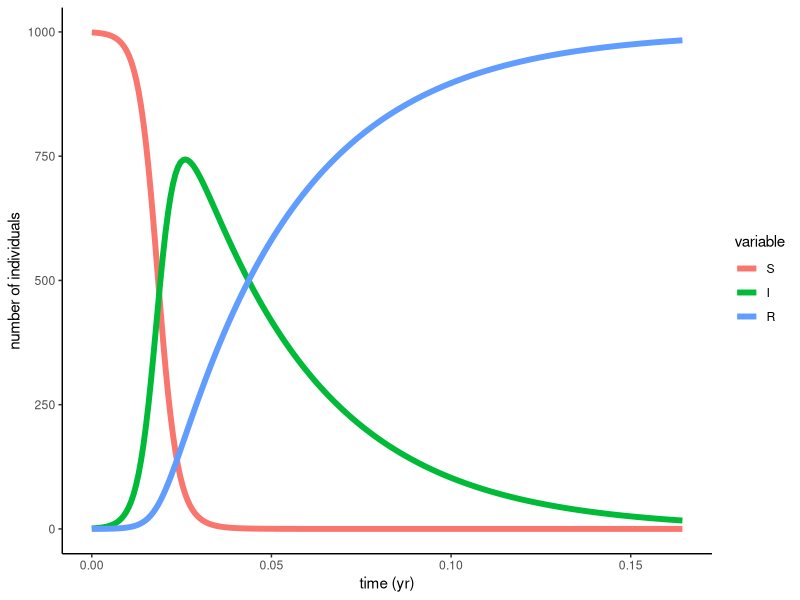
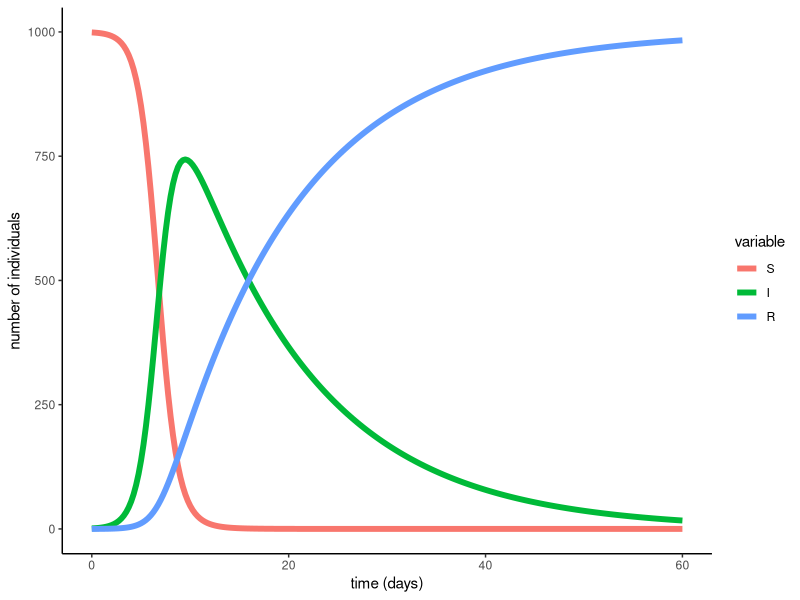

R code for these plots, in order: (Note: this script raises an error after producing the figures.)
## ---- chunk 1
require(deSolve)
require(ggplot2)
require(reshape2)
require(plyr)

closed.sir.model <- function (t, x, params) { 
infect <- params["beta"]*x[1]*x[2]/sum(x)
recover <- params["gamma"]*x[2]
list(c(-infect,infect-recover,recover))
}



params <- c(beta=400,gamma=365/13)
times<-seq(0,60/365,1/365/4)
xstart <- c(S=999,I=1,R=0)

out <- as.data.frame(
                     ode(
                         func=closed.sir.model,
                         y=xstart,
                         times=times,
                         parms=params
                        ) 
                     )

out_long <- melt(out,id='time') 
ggplot(data=out_long,mapping=aes(x=time,y=value,color=variable))+geom_line(size=2)+theme_classic()+labs(x='time (yr)',y='number of individuals')

## ---- chunk 2
params<-params/365
times<-times*365

out <- as.data.frame(
                     ode(
                         func=closed.sir.model,
                         y=xstart,
                         times=times,
                         parms=params
                        ) 
                     )

out_long2 <- melt(out,id='time') 
ggplot(data=out_long2,mapping=aes(x=time,y=value,color=variable))+geom_line(size=2)+theme_classic()+labs(x='time (days)',y='number of individuals')

out_long==out_long2
## ---- chunk 3
open.seir.model <- function (t, x, params) {
  born<-params["B"]
  infec <- params["beta"]*x[1]*x[3]/sum(x) 
  symp <- params["sigma"]*x[2]
  recov <- params["gamma"]*x[3] 
  death<-x*params["mu"]
  list(c(-infec+born-death[1],infec-symp-death[2],symp-recov-death[3],recov-death[4]))
  }

open.sir.model <- function (t, x, params) { 
born<-params["B"]
infect <- params["beta"]*x[1]*x[2]/sum(x)
recover <- params["gamma"]*x[2]
death<-x*params["mu"]
list(c(-infect+born-death[1],infect-recover-death[2],recover-death[3])) # This needs to be 4
}


xstart <- c(S=999,I=1,R=0)
xstart_sier<-c(S=999,I=1,E=0,R=0)
params <- c(B=2E4,mu=1/50,beta=1000,gamma=365/5)
times <- seq(from=0,to=25,by=1/365)

out_sir <- as.data.frame(
                     ode(
                         func=closed.sir.model,
                         y=xstart,
                         times=times,
                         parms=params
                        ) 
                     )


out_sier <- as.data.frame(
                     ode(
                         func=closed.sir.model,
                         y=xstart_sier,
                         times=times,
                         parms=params
                        ) 
                     )

out_sir <- melt(out_sir,id='time') 
mutate(out_sir,Id="SIR")->out_sir
out_sier<-melt(out_sier,id='time')
mutate(out_sier,Id="SIER")
out<-rbind(out_sir,out_sier)
ggplot(data=out,mapping=aes(x=time,y=value,color=variable))+geom_line(size=2)+theme_classic()+labs(x='time (yr)',y='number of individuals')+facet_wrap(~Id)
